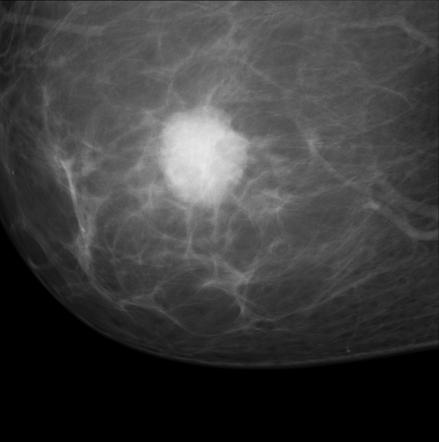
#> input picture test.jpg, 439 x 442 px
$ python test3.py
#> lines starting #> are read from the running program, lines starting #| are printed output that depends on the picture; after the words box and inside, x2 and y2 are one past the last pixel; in counts of white or black regions, pixels touching at a corner belong together
import numpy as np
import cv2

img = cv2.imread('test.jpg')
#> img is the input picture: shape (442, 439, 3); min 0, max 232, mean 61.1
imgray = cv2.cvtColor(img, cv2.COLOR_BGR2GRAY)
ret, thresh = cv2.threshold(imgray, 127, 255, 0)
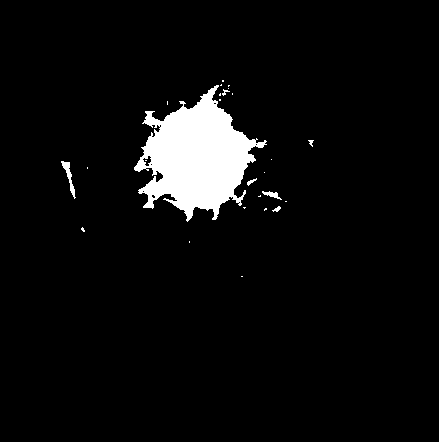
#> thresh: shape (442, 439); 5.1% white; 26 white regions (19 under 20 px)
contours, hierarchy = cv2.findContours(thresh, cv2.RETR_TREE, cv2.CHAIN_APPROX_NONE)
#> contours = 34 contours, 30 with area under 20; largest, box (x1, y1, x2, y2) and area: (134, 85, 267, 222) 9123, (61, 161, 76, 199) 118, (142, 155, 152, 167) 58, (262, 191, 282, 200) 53
print("Number of contours = " + str(len(contours)))
#| Number of contours = 34
print(contours[0])
#| [[[241 276]]
#|  [[242 276]]]

cv2.drawContours(img, contours, -1, (0, 255, 0), 3)
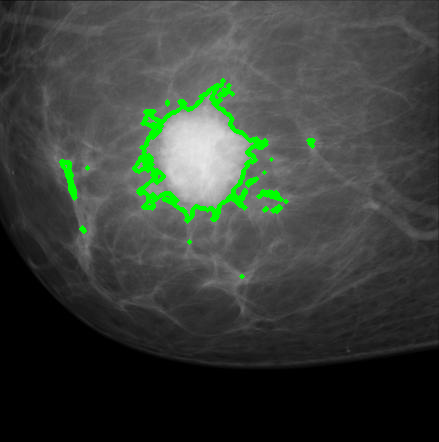
#> img: shape (442, 439, 3); 2.29% of pixels changed, all inside (x1, y1, x2, y2) = (59, 78, 316, 279)
cv2.drawContours(imgray, contours, -1, (0, 255, 0), 3)
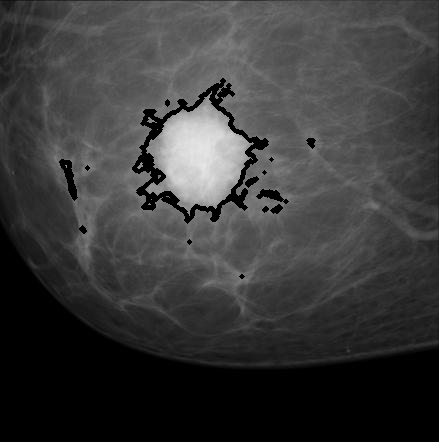
#> imgray: shape (442, 439); min 0, max 232, mean 58.2

cv2.imshow('Image', img)
cv2.imshow('Image GRAY', imgray)
cv2.waitKey(0)
cv2.destroyAllWindows()
